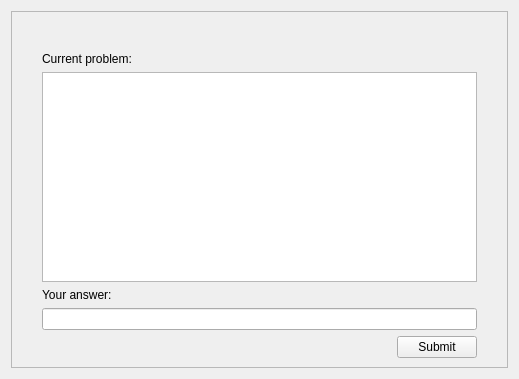
<?xml version="1.0" encoding="UTF-8"?>
<ui version="4.0">
 <class>UserWindow</class>
 <widget class="QWidget" name="UserWindow">
  <property name="geometry">
   <rect>
    <x>0</x>
    <y>0</y>
    <width>519</width>
    <height>379</height>
   </rect>
  </property>
  <property name="windowTitle">
   <string>Game</string>
  </property>
  <layout class="QVBoxLayout" name="verticalLayout_2">
   <item>
    <layout class="QHBoxLayout" name="horizontalLayout">
     <item>
      <widget class="QScrollArea" name="scrollArea">
       <property name="widgetResizable">
        <bool>true</bool>
       </property>
       <widget class="QWidget" name="scrollAreaWidgetContents">
        <property name="geometry">
         <rect>
          <x>0</x>
          <y>0</y>
          <width>497</width>
          <height>357</height>
         </rect>
        </property>
        <layout class="QVBoxLayout" name="verticalLayout">
         <property name="leftMargin">
          <number>30</number>
         </property>
         <property name="topMargin">
          <number>40</number>
         </property>
         <property name="rightMargin">
          <number>30</number>
         </property>
         <item>
          <widget class="QLabel" name="labelCurrentProblem">
           <property name="text">
            <string>Current problem:</string>
           </property>
          </widget>
         </item>
         <item>
          <widget class="QTextBrowser" name="textBrowserCurrentProblem">
           <property name="verticalScrollBarPolicy">
            <enum>Qt::ScrollBarAlwaysOff</enum>
           </property>
           <property name="horizontalScrollBarPolicy">
            <enum>Qt::ScrollBarAlwaysOff</enum>
           </property>
           <property name="sizeAdjustPolicy">
            <enum>QAbstractScrollArea::AdjustToContents</enum>
           </property>
          </widget>
         </item>
         <item>
          <widget class="QLabel" name="labelAnswer">
           <property name="text">
            <string>Your answer:</string>
           </property>
          </widget>
         </item>
         <item>
          <widget class="QLineEdit" name="lineEditAnswer">
           <property name="clearButtonEnabled">
            <bool>true</bool>
           </property>
          </widget>
         </item>
         <item>
          <layout class="QHBoxLayout" name="horizontalLayout_2">
           <item>
            <spacer name="horizontalSpacer">
             <property name="orientation">
              <enum>Qt::Horizontal</enum>
             </property>
             <property name="sizeHint" stdset="0">
              <size>
               <width>40</width>
               <height>20</height>
              </size>
             </property>
            </spacer>
           </item>
           <item>
            <widget class="QPushButton" name="pushButtonSubmit">
             <property name="text">
              <string>Submit</string>
             </property>
            </widget>
           </item>
          </layout>
         </item>
        </layout>
       </widget>
      </widget>
     </item>
    </layout>
   </item>
  </layout>
 </widget>
 <resources/>
 <connections/>
</ui>
